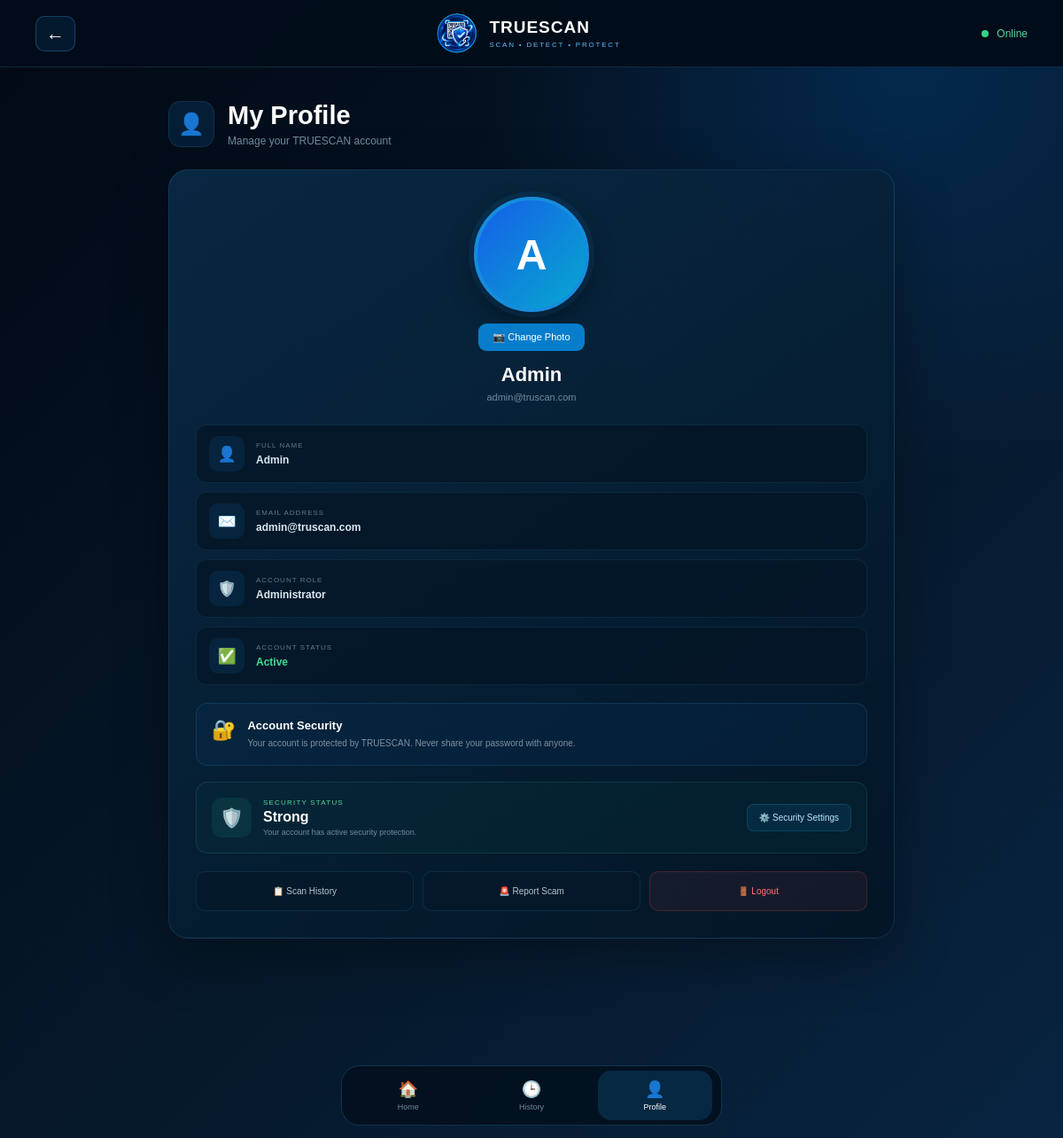
Screenshot of /profile (signed in) with the database file from the repository.
### tables this page shows
CREATE TABLE users (
            id INTEGER PRIMARY KEY AUTOINCREMENT,
            name TEXT NOT NULL,
            email TEXT UNIQUE NOT NULL,
            password TEXT NOT NULL,
            role TEXT DEFAULT 'User'
        , mobile TEXT DEFAULT '', created_at
            TIMESTAMP, profile_image TEXT);

### app.py (the view)
@app.route("/profile")
def profile():
    if not user_logged_in():
        return redirect(
            url_for("login")
        )
    conn = get_db()
    user = conn.execute("""
        SELECT *
        FROM users
        WHERE email = ?
    """, (
        session["email"],
    )).fetchone()
    conn.close()
    return render_template(
        "profile.html",
        user=user
    )

### app.py (called while the page is built, shortened)
def get_language():
    language = session.get(
        "language",
        "en"
    )
    if language not in SUPPORTED_LANGUAGES:
        language = "en"
    return language

@app.context_processor
def inject_language():
    return {
        "current_language": get_language(),
        "supported_languages": SUPPORTED_LANGUAGES
    }

@app.after_request
def inject_truescan_language(response):
    content_type = response.headers.get(
        "Content-Type",
        ""
    )
    if (
        "text/html" in content_type
        and response.status_code == 200
    ):
        try:
            html = response.get_data(
                as_text=True
            )
        except Exception as e:
            print(
                "LANGUAGE SCRIPT INJECTION ERROR:",
                e
            )
    return response

def get_db():
    conn = sqlite3.connect(
        DATABASE
    )
    conn.row_factory = sqlite3.Row
    return conn

def user_logged_in():
    return "email" in session

### templates/profile.html (shortened to what this page needs)
<!DOCTYPE html>
<html lang="en">
<head>
    <link
        rel="stylesheet"
        href="{{ url_for('static', filename='css/profile.css') }}?v=3"
    >
</head>
<body>
<div class="ts-profile-page">
    <header class="ts-profile-header">
        <a
            href="{{ url_for('dashboard') }}"
            class="ts-back-btn"
        >
            ←
        </a>
        <div class="ts-brand">
            <img
                src="{{ url_for('static', filename='images/truescan-logo.png') }}"
                alt="TRUESCAN Logo"
                class="ts-brand-logo"
            >
            <div class="ts-brand-text">
                <h2>TRUESCAN</h2>
                <p>
                    SCAN • DETECT • PROTECT
                </p>
            </div>
        </div>
        <div class="ts-online">
            <span></span>
            Online
        </div>
    </header>
    <main class="ts-profile-main">
        <section class="ts-page-title">
            <div class="ts-title-icon">
                👤
            </div>
            <div>
                <h1>
                    My Profile
                </h1>
                <p>
                    Manage your TRUESCAN account
                </p>
            </div>
        </section>
        <section class="ts-profile-card">
            <div class="ts-avatar-section">
                {% if user["profile_image"] %}
                    <img
                        src="{{ url_for('static', filename='uploads/profile/' + user['profile_image']) }}"
                        alt="Profile Photo"
                        class="ts-profile-image"
                    >
                {% else %}
                    <div class="ts-profile-placeholder">
                        {{ user["name"][0]|upper }}
                    </div>
                {% endif %}
                <form
                    action="{{ url_for('upload_profile_image') }}"
                    method="POST"
                    enctype="multipart/form-data"
                    class="ts-photo-form"
                >
                    <label
                        for="ts-profile-image-input"
                        class="ts-change-photo"
                    >
                        📷 Change Photo
                    </label>
                </form>
            </div>
            <div class="ts-user-name">
                <h2>
                    {{ user["name"] }}
                </h2>
                <p>
                    {{ user["email"] }}
                </p>
            </div>
            <div class="ts-info-list">
                <div class="ts-info-row">
                    <div class="ts-info-icon">
                        👤
                    </div>
                    <div class="ts-info-content">
                        <small>
                            FULL NAME
                        </small>
                        <strong>
                            {{ user["name"] }}
                        </strong>
                    </div>
                </div>
                <div class="ts-info-row">
                    <div class="ts-info-icon">
                        ✉️
                    </div>
                    <div class="ts-info-content">
                        <small>
                            EMAIL ADDRESS
                        </small>
                        <strong>
                            {{ user["email"] }}
                        </strong>
                    </div>
                </div>
                <div class="ts-info-row">
                    <div class="ts-info-icon">
                        🛡️
                    </div>
                    <div class="ts-info-content">
                        <small>
                            ACCOUNT ROLE
                        </small>
                        <strong>
                            {{ user["role"] }}
                        </strong>
                    </div>
                </div>
                <div class="ts-info-row">
                    <div class="ts-info-icon">
                        ✅
                    </div>
                    <div class="ts-info-content">
                        <small>
                            ACCOUNT STATUS
                        </small>
                        <strong class="ts-active">
                            Active
                        </strong>
                    </div>
                </div>
            </div>
            <div class="ts-security-box">
                <div class="ts-security-icon">
                    🔐
                </div>
                <div>
                    <h3>
                        Account Security
                    </h3>
                    <p>
                        Your account is protected by TRUESCAN.
                        Never share your password with anyone.
                    </p>
                </div>
            </div>
            <div class="ts-security-status">
                <div class="ts-status-icon">
                    🛡️
                </div>
                <div class="ts-status-content">
                    <small>
                        SECURITY STATUS
                    </small>
                    <strong>
                        Strong
                    </strong>
                    <p>
                        Your account has active security protection.
                    </p>
                </div>
                <a
                    href="{{ url_for('security_settings') }}"
                    class="ts-security-btn"
                >
                    ⚙️ Security Settings
                </a>
            </div>
            <div class="ts-actions">
                <a
                    href="{{ url_for('history') }}"
                    class="ts-action-btn"
                >
                    📋 Scan History
                </a>
                <a
                    href="{{ url_for('report') }}"
                    class="ts-action-btn"
                >
                    🚨 Report Scam
                </a>
                <a
                    href="{{ url_for('logout') }}"
                    class="ts-logout-btn"
                >
                    🚪 Logout
                </a>
            </div>
        </section>
    </main>
    <nav class="ts-bottom-nav">
        <a
            href="{{ url_for('dashboard') }}"
            class="ts-nav-item"
        >
            <span>
                🏠
            </span>
            <small>
                Home
            </small>
        </a>
        <a
            href="{{ url_for('history') }}"
            class="ts-nav-item"
        >
            <span>
                🕒
            </span>
            <small>
                History
            </small>
        </a>
        <a
            href="{{ url_for('profile') }}"
            class="ts-nav-item active"
        >
            <span>
                👤
            </span>
            <small>
                Profile
            </small>
        </a>
    </nav>
</div>
</body>
</html>

### rows the page displays
users: name "A", name "Admin", email "admin@truscan.com", role "Administrator"
